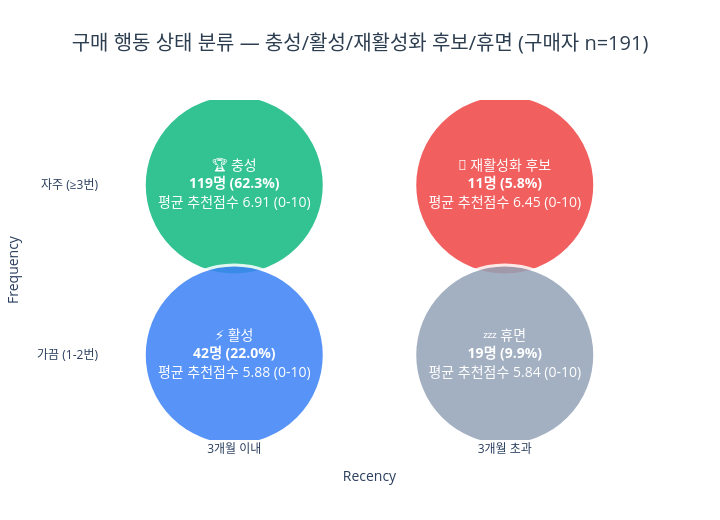

Notebook code cell kept with this figure:
### Code cell
# 2×2 사분면 시각화
QUAD_COLORS = {'충성': '#10B981', '활성': '#3B82F6', '재활성화 후보': '#EF4444', '휴면': '#94A3B8'}
QUAD_EMOJI = {'충성': '🏆', '활성': '⚡', '재활성화 후보': '🔁', '휴면': '💤'}

# 2×2 그리드 배치: (행=Frequency 자주/가끔, 열=Recency 3개월 이내/3개월 초과)
grid_pos = {
    '충성': (0, 1),  # 자주(위) + 3개월 이내(좌)
    '재활성화 후보': (1, 1),  # 자주(위) + 3개월 초과(우)
    '활성': (0, 0),  # 가끔(아래) + 3개월 이내(좌)
    '휴면': (1, 0),  # 가끔(아래) + 3개월 초과(우)
}

fig = go.Figure()
for _, row in quad_raw.iterrows():
    label = row['rf_quadrant']
    n = int(row['n'])
    pct = row['비율']
    avg_nps = row['avg_nps']
    x, y = grid_pos[label]
    fig.add_trace(go.Scatter(
        x=[x], y=[y],
        mode='markers+text',
        marker=dict(size=180, color=QUAD_COLORS[label], opacity=0.85, line=dict(color='white', width=3)),
        text=[f"{QUAD_EMOJI[label]} {label}<br><b>{n}명 ({pct}%)</b><br>평균 추천점수 {avg_nps} (0-10)"],
        textposition='middle center',
        textfont=dict(size=14, color='white'),
        showlegend=False,
        hoverinfo='skip'
    ))

fig.update_layout(
    title=dict(text=f'구매 행동 상태 분류 — 충성/활성/재활성화 후보/휴면 (구매자 n={int(n_quad_total)})', x=0.5, xanchor='center', font=dict(size=20, color='#2c3e50')),
    xaxis=dict(
        tickvals=[0, 1],
        ticktext=['3개월 이내', '3개월 초과'],
        range=[-0.5, 1.5],
        title='Recency',
        showgrid=False, zeroline=False
    ),
    yaxis=dict(
        tickvals=[0, 1],
        ticktext=['가끔 (1-2번)', '자주 (≥3번)'],
        range=[-0.5, 1.5],
        title='Frequency',
        showgrid=False, zeroline=False
    ),
    plot_bgcolor='white',
    height=520,
    width=720
)
fig.show()

### Figure 1 — Plotly figure (JSON) as saved in the notebook; plotly's stock layout.template omitted (floating-point values rounded to 4 significant figures)
{"data": [{"hoverinfo": "skip", "marker": {"color": "#10B981", "line": {"color": "white", "width": 3}, "opacity": 0.85, "size": 180}, "mode": "markers+text", "showlegend": false, "text": ["🏆 충성<br><b>119명 (62.3%)</b><br>평균 추천점수 6.91 (0-10)"], "textfont": {"color": "white", "size": 14}, "textposition": "middle center", "type": "scatter", "x": [0], "y": [1]}, {"hoverinfo": "skip", "marker": {"color": "#3B82F6", "line": {"color": "white", "width": 3}, "opacity": 0.85, "size": 180}, "mode": "markers+text", "showlegend": false, "text": ["⚡ 활성<br><b>42명 (22.0%)</b><br>평균 추천점수 5.88 (0-10)"], "textfont": {"color": "white", "size": 14}, "textposition": "middle center", "type": "scatter", "x": [0], "y": [0]}, {"hoverinfo": "skip", "marker": {"color": "#EF4444", "line": {"color": "white", "width": 3}, "opacity": 0.85, "size": 180}, "mode": "markers+text", "showlegend": false, "text": ["🔁 재활성화 후보<br><b>11명 (5.8%)</b><br>평균 추천점수 6.45 (0-10)"], "textfont": {"color": "white", "size": 14}, "textposition": "middle center", "type": "scatter", "x": [1], "y": [1]}, {"hoverinfo": "skip", "marker": {"color": "#94A3B8", "line": {"color": "white", "width": 3}, "opacity": 0.85, "size": 180}, "mode": "markers+text", "showlegend": false, "text": ["💤 휴면<br><b>19명 (9.9%)</b><br>평균 추천점수 5.84 (0-10)"], "textfont": {"color": "white", "size": 14}, "textposition": "middle center", "type": "scatter", "x": [1], "y": [0]}], "layout": {"height": 520, "plot_bgcolor": "white", "title": {"font": {"color": "#2c3e50", "size": 20}, "text": "구매 행동 상태 분류 — 충성/활성/재활성화 후보/휴면 (구매자 n=191)", "x": 0.5, "xanchor": "center"}, "width": 720, "xaxis": {"range": [-0.5, 1.5], "showgrid": false, "ticktext": ["3개월 이내", "3개월 초과"], "tickvals": [0, 1], "title": {"text": "Recency"}, "zeroline": false}, "yaxis": {"range": [-0.5, 1.5], "showgrid": false, "ticktext": ["가끔 (1-2번)", "자주 (≥3번)"], "tickvals": [0, 1], "title": {"text": "Frequency"}, "zeroline": false}}}
